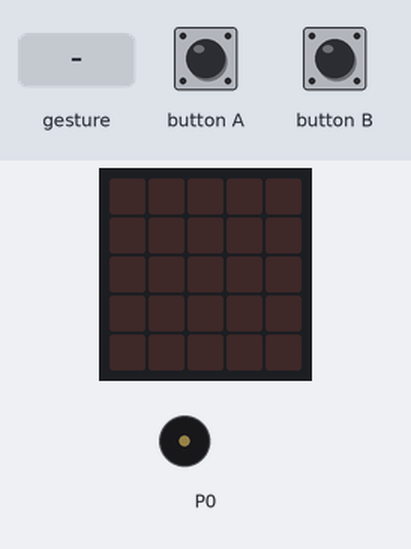
Recording of a program running on a simulated BBC micro:bit (MakeCode). On the bench: the board's 5×5 LED display, buzzer (waves = sounding). Inputs (shaded band) come from the test bench. A tilt is held for 1.5 s and a shake lasts 1 s, then the board lies face up again.

Above: at 1.2 s.
1.3 s: button A pressed for 0.15 s
At 4.3 s:
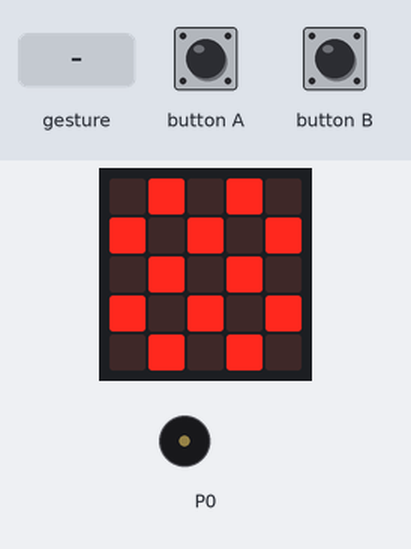
4.4 s: button B pressed for 0.15 s
At 5.9 s:
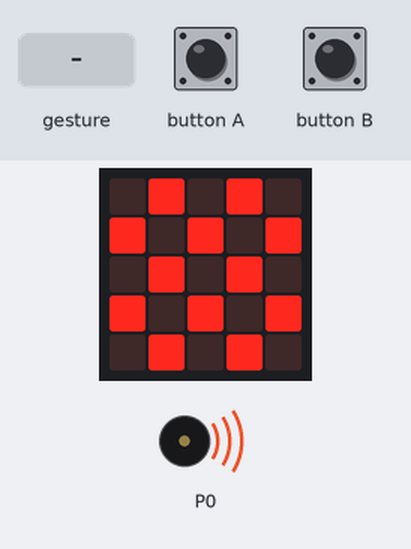
7.4 s: gesture 'shake'
At 8.4 s:
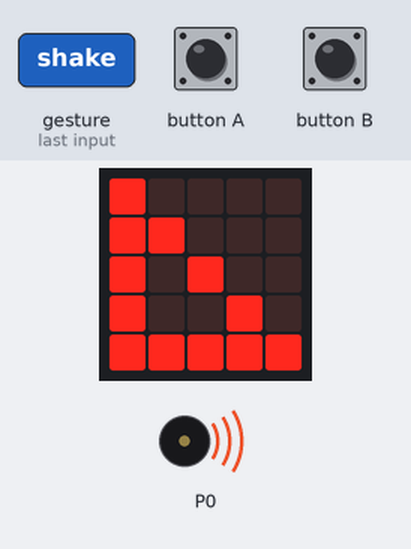
10.4 s: button A pressed for 0.15 s
At 11.3 s:
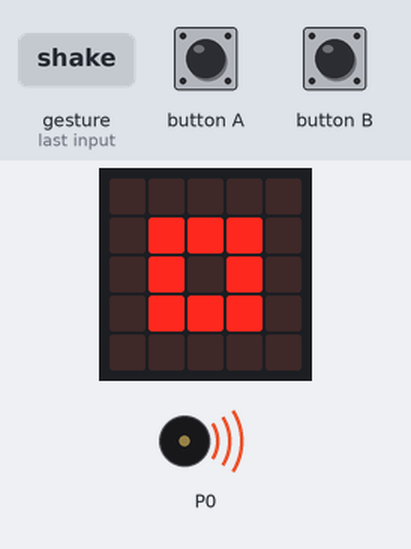
Timing chart, 0 to 14.5 s (numbered marks = the images above; inputs shaded):
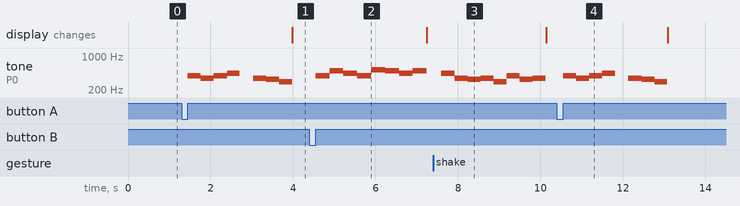

The program:

main.ts
```typescript
input.onButtonPressed(Button.A, function () {
    music.playMelody("G F G A - F E D ", 190)
    basic.showIcon(IconNames.Chessboard)
})
input.onGesture(Gesture.Shake, function () {
    music.playMelody("A F E F D G E F ", 190)
    basic.showIcon(IconNames.SmallSquare)
})
input.onButtonPressed(Button.B, function () {
    music.playMelody("G B A G C5 B A B ", 180)
    basic.showIcon(IconNames.LeftTriangle)
})
basic.forever(function () {

})
```

test.ts
```typescript
// tests gaan hier; deze zal niet worden gecompileerd wanneer dit pakket wordt gebruikt als extensie.
```

Measured:
- after the input at 1.3 s, tone on P0: plays 392 Hz for 0.32 s, 349 Hz for 0.32 s, 392 Hz for 0.32 s, 440 Hz for 0.31 s, 349 Hz for 0.32 s, 330 Hz for 0.32 s … (7 notes in this stretch), starting after 0.15 s; the display: changes after 2.7 s (image 1)
- after the input at 4.4 s, tone on P0: plays 392 Hz for 0.34 s, 494 Hz for 0.34 s, 440 Hz for 0.34 s, 392 Hz for 0.34 s, 523 Hz for 0.34 s, 494 Hz for 0.34 s … (8 notes in this stretch), starting after 0.15 s
- after the input at 7.4 s, tone on P0: plays 440 Hz for 0.32 s, 349 Hz for 0.32 s, 330 Hz for 0.32 s, 349 Hz for 0.32 s, 294 Hz for 0.32 s, 392 Hz for 0.32 s … (8 notes in this stretch), starting after 0.20 s
- after the input at 10.4 s, tone on P0: plays 392 Hz for 0.32 s, 349 Hz for 0.32 s, 392 Hz for 0.32 s, 440 Hz for 0.31 s, 349 Hz for 0.32 s, 330 Hz for 0.32 s … (7 notes in this stretch), starting after 0.15 s
